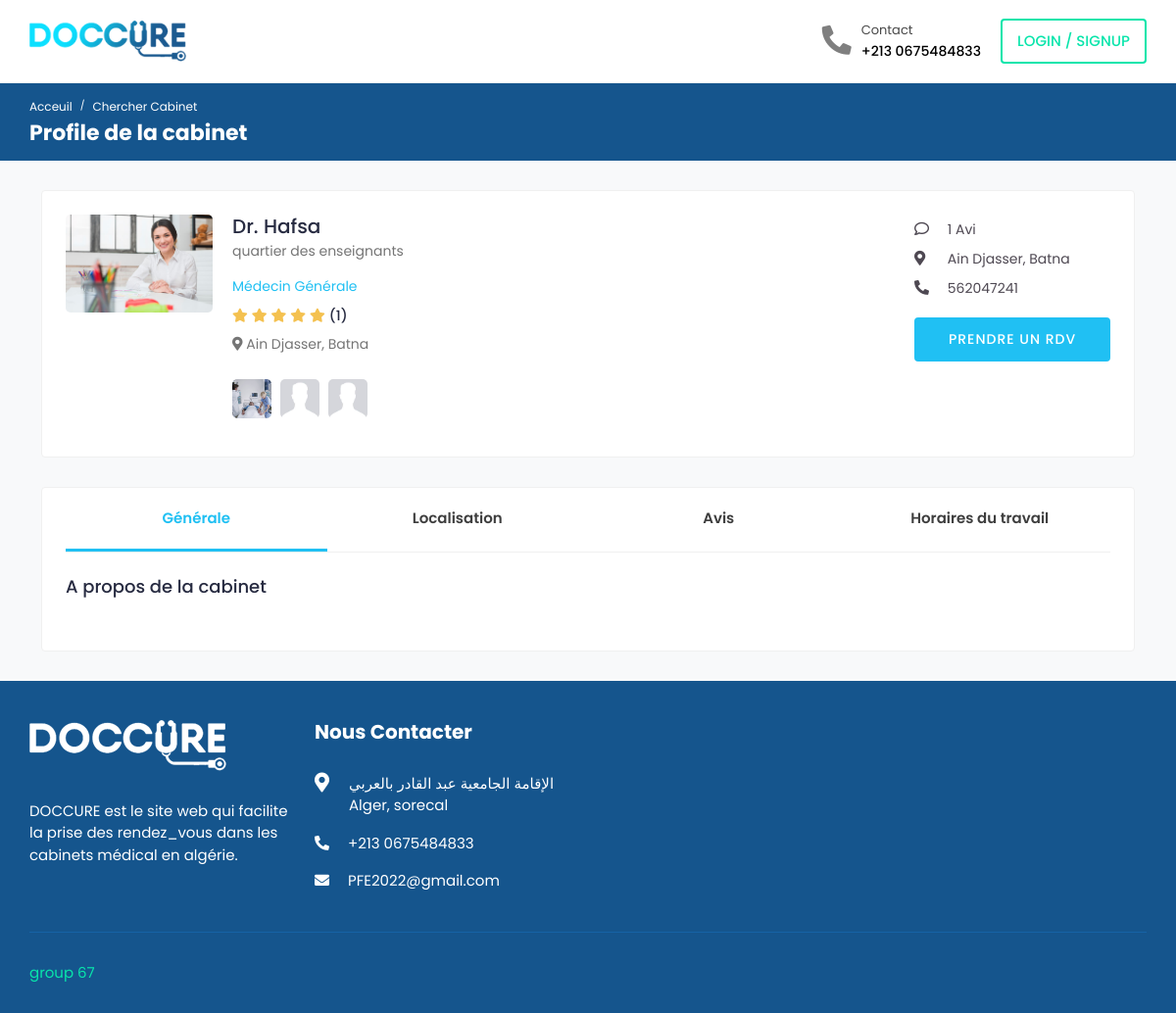
Screenshot of /ProfilD/2 with the database file from the repository.
### Patient/models.py (models this page shows, shortened)
class Medecin(models.Model):
    img_medecin = models.ImageField(null=True, upload_to='medecin', blank=True)
    nom_medecin = models.CharField(null=True, blank=True, max_length=20)
    prenom_medecin = models.CharField(null=True, blank=True, max_length=20)
    genre = models.CharField(max_length=10, choices=genre, null=True, blank=True)
    date_naiss = models.DateField(null=True, blank=True)
    biographie = models.TextField(null=True, blank=True)
    googlemaps_iframe = models.CharField(max_length=1000, blank=True, null=True)
    email = models.EmailField(unique=True, blank=True, null=True)
    NomCabinet = models.CharField(max_length=60, unique=True, blank=True, null=True)
    telephone = models.PositiveBigIntegerField(blank=True, null=True)
    addresse = models.CharField(max_length=60, null=True, blank=True)
    specialite = models.ForeignKey(specialite, on_delete=models.CASCADE, null=True, blank=True)
    img1 = models.ImageField(null=True, upload_to='cabinet', blank=True, default="anonymous_clinic.jpg")
    img2 = models.ImageField(null=True, upload_to='cabinet', blank=True, default="anonymous_clinic.jpg")
    img3 = models.ImageField(null=True, upload_to='cabinet', blank=True, default="anonymous_clinic.jpg")
    wilaya = models.ForeignKey(wilaya, on_delete=models.CASCADE, null=True, blank=True)
    commune = models.ForeignKey(commune, on_delete=models.CASCADE, null=True, blank=True)
    rating = models.IntegerField(default=0.0, null=True, blank=True)
    Date_signIn = models.DateField(null=True, blank=True, default=datetime.datetime.now().date())

class specialite(models.Model):
   specialite = models.CharField(max_length=400)
   def __str__(self):
        return self.specialite

class commune(models.Model):
    commune = models.CharField(max_length=20)
    wilaya = models.ForeignKey(wilaya, on_delete=models.CASCADE)
    def __str__(self):
        return self.commune

class wilaya(models.Model):
    wilaya = models.CharField(max_length=20)
    def __str__(self):
        return self.wilaya

### Patient/views.py (the view, shortened to what this page needs)
# urls.py: path('ProfilD/<int:id>', views.ProfilD, name="ProfilD"),
def ProfilD(request, id):
    M = Medecin.objects.get(id = id)
    slots = type_consultation.objects.filter(medecin__id = id)
    try :
        min = slots.filter(j = "Dimenche").aggregate(Min('start')).get('start__min')
        max = slots.filter(j = "Dimenche").aggregate(Max('end')).get('end__max')
        Dimenche = min.strftime("%H:%M:%S")+" - "+max.strftime("%H:%M:%S")
    except:
        Dimenche = "closed"
    try :
        min = slots.filter(j = "Lundi").aggregate(Min('start')).get('start__min')
        max = slots.filter(j = "Lundi").aggregate(Max('end')).get('end__max')
        Lundi = min.strftime("%H:%M:%S")+" - "+max.strftime("%H:%M:%S")
    except:
        Lundi = "closed"
    try :
        min = slots.filter(j = "Mardi").aggregate(Min('start')).get('start__min')
        max = slots.filter(j = "Mardi").aggregate(Max('end')).get('end__max')
        Mardi = min.strftime("%H:%M:%S")+" - "+max.strftime("%H:%M:%S")
    except:
        Mardi = "closed"
    try :
        min = slots.filter(j = "Mercredi").aggregate(Min('start')).get('start__min')
        max = slots.filter(j = "Mercredi").aggregate(Max('end')).get('end__max')
        Mercredi = min.strftime("%H:%M:%S")+" - "+max.strftime("%H:%M:%S")
    except:
        Mercredi = "closed"
    try :
        min = slots.filter(j = "Jeudi").aggregate(Min('start')).get('start__min')
        max = slots.filter(j = "Jeudi").aggregate(Max('end')).get('end__max')
        Jeudi = min.strftime("%H:%M:%S")+" - "+max.strftime("%H:%M:%S")
    except:
        Jeudi = "closed"
    try :
        min = slots.filter(j = "Vendredi").aggregate(Min('start')).get('start__min')
        max = slots.filter(j = "Vendredi").aggregate(Max('end')).get('end__max')
        Vendredi = min.strftime("%H:%M:%S")+" - "+max.strftime("%H:%M:%S")
    except:
        Vendredi = "closed"
    try :
        min = slots.filter(j = "Samedi").aggregate(Min('start')).get('start__min')
        max = slots.filter(j = "Samedi").aggregate(Max('end')).get('end__max')
        Samedi = min.strftime("%H:%M:%S")+" - "+max.strftime("%H:%M:%S")
    except:
        Samedi = "closed"
    medecin = Medecin.objects.get(id = id)
    A = Avi.objects.filter(cabinet = medecin)
    context = { 'm': M,
                'a': A,
                'Dimenche': Dimenche,
                'Lundi': Lundi,
                'Mardi': Mardi,
                'Mercredi': Mercredi,
                'Jeudi': Jeudi,
                'Vendredi': Vendredi,
                'Samedi': Samedi
                }
    return render(request, 'doctor_profil.html', context)

### templates/doctor_profil.html (shortened to what this page needs)
{%extends 'base.html'%}
{%load static%}
{%block nav3%}
	<li class="nav-item">
		<a class="nav-link header-login" href="{%url 'Login'%}">login / Signup </a>
	</li>
{%endblock%}
{%block Breadcrumb%}
    <div class="breadcrumb-bar">
        <div class="container-fluid">
            <div class="row align-items-center">
                <div class="col-md-12 col-12">
                    <nav aria-label="breadcrumb" class="page-breadcrumb">
                        <ol class="breadcrumb">
                            <li class="breadcrumb-item"><a href="#">Acceuil</a></li>
                            <li class="breadcrumb-item active" aria-current="page">Chercher Cabinet</li>
                        </ol>
                    </nav>
                    <h2 class="breadcrumb-title">Profile de la cabinet</h2>
                </div>
            </div>
        </div>
    </div>
{%endblock%}
{%block content%}
<div class="content">
    <div class="container">
        <div class="card">
            <div class="card-body">
                <div class="doctor-widget">
                    <div class="doc-info-left">
                        <div class="doctor-img">
                            <img src="{{m.img_medecin.url}}" class="img-fluid" alt="User Image">
                        </div>
                        <div class="doc-info-cont">
                            <h4 class="doc-name">{{m.NomCabinet}}</h4>
                            <p class="doc-speciality">{{m.addresse}}</p>
                            <p class="doc-department">{{m.specialite}}</p>
                            <div class="rating" data-rating="{{m.rating}}">
                                <i class="fas fa-star"></i>
                                <i class="fas fa-star"></i>
                                <i class="fas fa-star"></i>
                                <i class="fas fa-star"></i>
                                <i class="fas fa-star"></i>
                                <span class="d-inline-block average-rating">({{a.count}})</span>
                            </div>
                            <div class="clinic-details">
                                <p class="doc-location"><i class="fas fa-map-marker-alt"></i> {{m.commune}}, {{m.wilaya}} </p>
                                <ul class="clinic-gallery">
                                    <li>
                                        <a href="{{m.img1.url}}" data-fancybox="gallery">
                                            <img src="{{m.img1.url}}" alt="Feature">
                                        </a>
                                    </li>
                                    <li>
                                        <a href="{{m.img2.url}}" data-fancybox="gallery">
                                            <img  src="{{m.img2.url}}" alt="Feature Image">
                                        </a>
                                    </li>
                                    <li>
                                        <a href="{{m.img3.url}}" data-fancybox="gallery">
                                            <img src="{{m.img3.url}}" alt="Feature">
                                        </a>
                                    </li>
                                </ul>
                            </div>
                        </div>
                    </div>
                    <div class="doc-info-right">
                        <div class="clini-infos">
                            <ul>
                                <li><i class="far fa-comment"></i> {{a.count}} Avi</li>
                                <li><i class="fas fa-map-marker-alt"></i> {{m.commune}}, {{m.wilaya}}</li>
                                <li><i class="fas fa-phone-alt"></i> {{m.telephone}}</li>
                            </ul>
                        </div>
                        <div class="clinic-booking">
                            <a class="apt-btn" href="{%url 'GetListRV' m.id%}">Prendre un RDV</a>
                        </div>
                    </div>
                </div>
            </div>
        </div>
        <div class="card">
            <div class="card-body pt-0">
                <nav class="user-tabs mb-4">
                    <ul class="nav nav-tabs nav-tabs-bottom nav-justified">
                        <li class="nav-item">
                            <a class="nav-link active" href="#doc_overview" data-toggle="tab">Générale</a>
                        </li>
                        <li class="nav-item">
                            <a class="nav-link" href="#doc_locations" data-toggle="tab">Localisation</a>
                        </li>
                        <li class="nav-item">
                            <a class="nav-link" href="#doc_reviews" data-toggle="tab">Avis</a>
                        </li>
                        <li class="nav-item">
                            <a class="nav-link" href="#doc_business_hours" data-toggle="tab">Horaires du travail</a>
                        </li>
                    </ul>
                </nav>
                <div class="tab-content pt-0">
                    <div role="tabpanel" id="doc_overview" class="tab-pane fade show active">
                        <div class="row">
                            <div class="col-md-12 col-lg-9">
                                <div class="widget about-widget">
                                    <h4 class="widget-title">A propos de la cabinet</h4>
                                </div>
                            </div>
                        </div>
                    </div>
                </div>
            </div>
        </div>
    </div>
</div>
{%endblock%}

### rows the page displays
Medecin: img_medecin (picture), NomCabinet "Dr. Hafsa", addresse "quartier des enseignants", specialite "Médecin Générale", commune "Ain Djasser", wilaya "Batna", img1 (picture), img2 (placeholder picture), img3 (placeholder picture), telephone "562047241"

### other values shown
{{ a.count }} "1"
